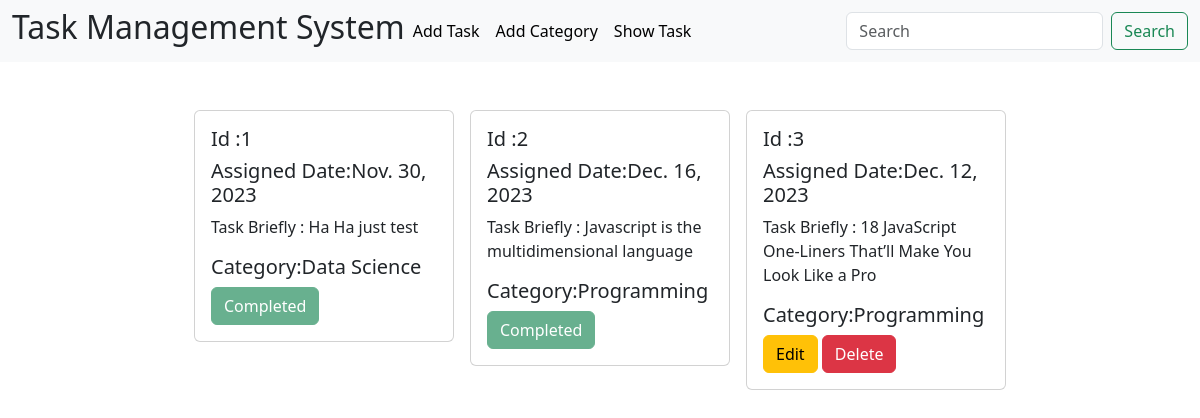
The page / on the database its author committed.
### TaskModel/models.py (models this page shows)
class  Task(models.Model):
    Title=models.CharField(max_length=255)
    Description=models.TextField()
    IsCompleted=models.BooleanField(default=False)
    AssignDate=models.DateField()
    category=models.ForeignKey(Category,on_delete=models.CASCADE)
    def __str__(self):
        return self.Title

### TaskCategory/models.py (models this page shows, shortened)
class Category(models.Model):
    name=models.CharField(max_length=255,unique=True)

### TaskManagementSystem/views.py (the view)
# urls.py: 2. Add a URL to urlpatterns:  path('', views.home, name='home')
def home(request):
    data=Task.objects.all()
    print(data)
    return render(request, 'home.html',{'data':data})

### templates/home.html
{% extends "base.html" %} {% block content %}
<div class="d-flex flex-wrap justify-content-center px-5 pt-5">
  {% for value in data %}
  <div class="col-sm-3">
    <div class="card mx-2">
      <div class="card-body">
        <h5 class="card-title">Id :{{value.id}}</h5>
        <h5 class="card-title">Assigned Date:{{value.AssignDate}}</h5>
        <p>Task Briefly : {{value.Description}}</p>
        <h5 class="card-title">Category:{{value.category.name}}</h5>
        {% if value.IsCompleted %}
        <button class="btn btn-success" disabled="disabled">Completed</button>
        {% else %}
        <a href="{% url 'edit_task' value.id %}" class="btn btn-warning"
          >Edit</a
        >
        <a href="{% url 'delete_task' value.id %}" class="btn btn-danger"
          >Delete</a
        >
        {% endif %}
      </div>
    </div>
  </div>
  {% endfor %}
</div>
{% endblock content %}

### templates/base.html (shortened to what this page needs)
<!doctype html>
<html lang="en">
  <head>
    <link href="https://cdn.jsdelivr.net/npm/bootstrap@5.3.2/dist/css/bootstrap.min.css" rel="stylesheet">
  </head>
  <body>
    <nav class="navbar navbar-expand-lg bg-body-tertiary">
        <div class="container-fluid">
          <h2>Task Management System</h2>
          <div class="collapse navbar-collapse" id="navbarSupportedContent">
            <ul class="navbar-nav me-auto mb-2 mb-lg-0">
              <li class="nav-item">
                <a class="nav-link active" aria-current="page" href="{% url "add_task" %}">Add Task</a>
              </li>
              <li class="nav-item">
                <a class="nav-link active" aria-current="page" href="{% url "add_category" %}">Add Category</a>
              </li>
              <li class="nav-item">
                <a class="nav-link active" aria-current="page" href="{% url "home" %}">Show Task</a>
              </li>
            </ul>
            <form class="d-flex" role="search">
              <input class="form-control me-2" type="search" placeholder="Search" aria-label="Search">
              <button class="btn btn-outline-success" type="submit">Search</button>
            </form>
          </div>
        </div>
      </nav>
      {% block content %}{% endblock content %}
  </body>
</html>

### rows shown on the page
Task: id "1", AssignDate "Nov. 30, 2023", Description "Ha Ha just test", category.name "Data Science", IsCompleted "Completed"
Task: id "2", AssignDate "Dec. 16, 2023", Description "Javascript is the multidimensional language", category.name "Programming", IsCompleted "Completed"
Task: id "3", AssignDate "Dec. 12, 2023", Description "18 JavaScript One-Liners That’ll Make You Look Like a Pro", category.name "Programming", IsCompleted "Edit"
